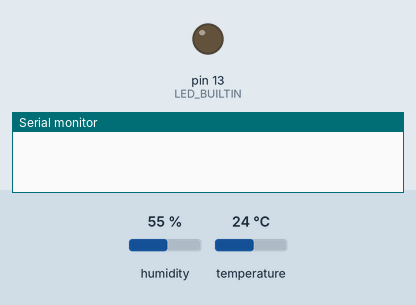
Simulated run of this program. Board: Arduino Uno, built with avr-gcc and run on an emulated ATmega328P. Shown: output pins drawn as LEDs (lit = HIGH), the last lines printed to the serial monitor. The test bench sets the inputs (shaded band); at power-on: humidity 55 %, temperature 24 °C.

Above: at 0.1 s.
At 2.1 s:
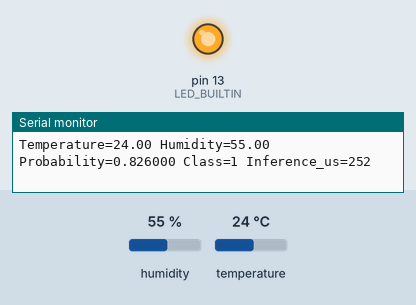
Timing chart, 0 to 3.6 s (numbered marks = the images above):
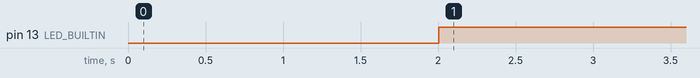

Measured:
- by itself, pin 13 (LED_BUILTIN): LOW → HIGH at 2.0 s

The program:

main.cpp
```cpp
// TP3: trained two-sensor Logistic Regression, generated by tp3.py.
#include <Arduino.h>
#include <DHT.h>
#include <math.h>

DHT dht(2, DHT22);
const int N_FEATURES = 2; // Temperature, then Humidity
const float MEAN[2] = {1.595311508e+01f, 4.857430185e+01f};
const float STD[2] = {1.435803848e+01f, 8.821187742e+00f};
const float WEIGHTS[2] = {-2.086760554e-01f, 9.679781404e-01f};
const float BIAS = 9.693804113e-01f;

float standardize(float value, int index) {
  return (value - MEAN[index]) / STD[index];
}

float sigmoid(float z) {
  // Numerically stable even for large positive/negative inputs.
  if (z >= 0) return 1.0f / (1.0f + expf(-z));
  const float e = expf(z);
  return e / (1.0f + e);
}

float predict(const float scaled[]) {
  float z = BIAS;
  for (int i = 0; i < N_FEATURES; ++i) z += WEIGHTS[i] * scaled[i];
  return sigmoid(z);
}

void setup() {
  Serial.begin(9600);
  dht.begin();
  pinMode(LED_BUILTIN, OUTPUT);
}

void loop() {
  delay(2000); // DHT22 needs at least two seconds between readings.
  const float temperature = dht.readTemperature();
  const float humidity = dht.readHumidity();
  if (isnan(temperature) || isnan(humidity)) {
    Serial.println(F("DHT read failed"));
    return;
  }
  const float scaled[2] = {standardize(temperature, 0), standardize(humidity, 1)};
  const unsigned long start = micros();
  const float probability = predict(scaled);
  const unsigned long inferenceUs = micros() - start;
  const int prediction = probability > 0.5f ? 1 : 0;
  digitalWrite(LED_BUILTIN, prediction ? HIGH : LOW);
  Serial.print(F("Temperature=")); Serial.print(temperature);
  Serial.print(F(" Humidity=")); Serial.print(humidity);
  Serial.print(F(" Probability=")); Serial.print(probability, 6);
  Serial.print(F(" Class=")); Serial.print(prediction);
  Serial.print(F(" Inference_us=")); Serial.println(inferenceUs);
}
```
